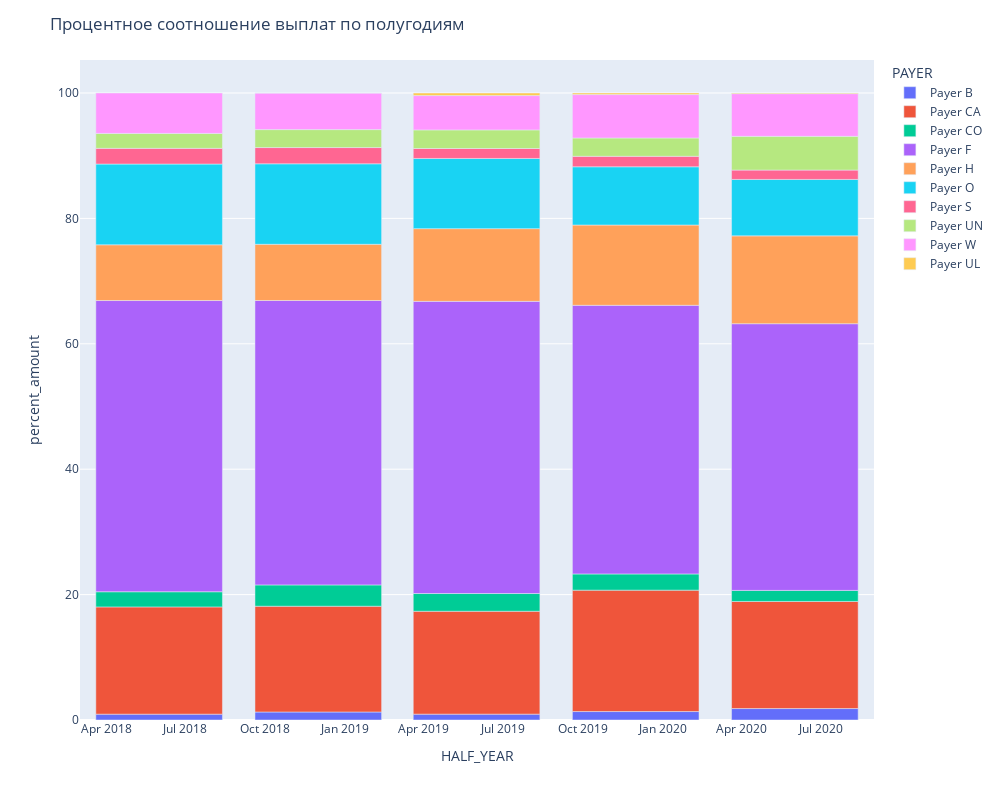

Write notebook code for a chart like this one.
### Markdown cell above
### Выводы: во втором полугодии 2018 и в первом 2019ого доля отношение возвратов к выплатам у компании UN составило 12 и 9 % сооответственно, данная компания существенно выделяется по этому показателю от остальных страховщиков.

### Code cell
fig = px.bar(df_paid, x='HALF_YEAR', y='percent_amount', color='PAYER', barmode='relative', orientation='v')
fig.update_layout(title='Процентное соотношение выплат по полугодиям')
fig.update_layout(height=800, width=1000)
fig.show()

### Figure 1 — Plotly figure (JSON) as saved in the notebook; plotly's stock layout.template omitted (floating-point values rounded to 4 significant figures)
{"data": [{"alignmentgroup": "True", "hovertemplate": "PAYER=Payer B<br>HALF_YEAR=%{x}<br>percent_amount=%{y}<extra></extra>", "legendgroup": "Payer B", "marker": {"color": "#636efa", "pattern": {"shape": ""}}, "name": "Payer B", "offsetgroup": "Payer B", "orientation": "v", "showlegend": true, "textposition": "auto", "type": "bar", "x": ["2018-06-01T00:00:00", "2018-12-01T00:00:00", "2019-06-01T00:00:00", "2019-12-01T00:00:00", "2020-06-01T00:00:00"], "xaxis": "x", "y": [0.9291, 1.277, 0.9347, 1.345, 1.824], "yaxis": "y"}, {"alignmentgroup": "True", "hovertemplate": "PAYER=Payer CA<br>HALF_YEAR=%{x}<br>percent_amount=%{y}<extra></extra>", "legendgroup": "Payer CA", "marker": {"color": "#EF553B", "pattern": {"shape": ""}}, "name": "Payer CA", "offsetgroup": "Payer CA", "orientation": "v", "showlegend": true, "textposition": "auto", "type": "bar", "x": ["2018-06-01T00:00:00", "2018-12-01T00:00:00", "2019-06-01T00:00:00", "2019-12-01T00:00:00", "2020-06-01T00:00:00"], "xaxis": "x", "y": [17.11, 16.87, 16.41, 19.36, 17.08], "yaxis": "y"}, {"alignmentgroup": "True", "hovertemplate": "PAYER=Payer CO<br>HALF_YEAR=%{x}<br>percent_amount=%{y}<extra></extra>", "legendgroup": "Payer CO", "marker": {"color": "#00cc96", "pattern": {"shape": ""}}, "name": "Payer CO", "offsetgroup": "Payer CO", "orientation": "v", "showlegend": true, "textposition": "auto", "type": "bar", "x": ["2018-06-01T00:00:00", "2018-12-01T00:00:00", "2019-06-01T00:00:00", "2019-12-01T00:00:00", "2020-06-01T00:00:00"], "xaxis": "x", "y": [2.419, 3.4, 2.828, 2.585, 1.764], "yaxis": "y"}, {"alignmentgroup": "True", "hovertemplate": "PAYER=Payer F<br>HALF_YEAR=%{x}<br>percent_amount=%{y}<extra></extra>", "legendgroup": "Payer F", "marker": {"color": "#ab63fa", "pattern": {"shape": ""}}, "name": "Payer F", "offsetgroup": "Payer F", "orientation": "v", "showlegend": true, "textposition": "auto", "type": "bar", "x": ["2018-06-01T00:00:00", "2018-12-01T00:00:00", "2019-06-01T00:00:00", "2019-12-01T00:00:00", "2020-06-01T00:00:00"], "xaxis": "x", "y": [46.45, 45.36, 46.6, 42.84, 42.54], "yaxis": "y"}, {"alignmentgroup": "True", "hovertemplate": "PAYER=Payer H<br>HALF_YEAR=%{x}<br>percent_amount=%{y}<extra></extra>", "legendgroup": "Payer H", "marker": {"color": "#FFA15A", "pattern": {"shape": ""}}, "name": "Payer H", "offsetgroup": "Payer H", "orientation": "v", "showlegend": true, "textposition": "auto", "type": "bar", "x": ["2018-06-01T00:00:00", "2018-12-01T00:00:00", "2019-06-01T00:00:00", "2019-12-01T00:00:00", "2020-06-01T00:00:00"], "xaxis": "x", "y": [8.889, 8.96, 11.6, 12.81, 14.01], "yaxis": "y"}, {"alignmentgroup": "True", "hovertemplate": "PAYER=Payer O<br>HALF_YEAR=%{x}<br>percent_amount=%{y}<extra></extra>", "legendgroup": "Payer O", "marker": {"color": "#19d3f3", "pattern": {"shape": ""}}, "name": "Payer O", "offsetgroup": "Payer O", "orientation": "v", "showlegend": true, "textposition": "auto", "type": "bar", "x": ["2018-06-01T00:00:00", "2018-12-01T00:00:00", "2019-06-01T00:00:00", "2019-12-01T00:00:00", "2020-06-01T00:00:00"], "xaxis": "x", "y": [12.88, 12.84, 11.19, 9.289, 9.001], "yaxis": "y"}, {"alignmentgroup": "True", "hovertemplate": "PAYER=Payer S<br>HALF_YEAR=%{x}<br>percent_amount=%{y}<extra></extra>", "legendgroup": "Payer S", "marker": {"color": "#FF6692", "pattern": {"shape": ""}}, "name": "Payer S", "offsetgroup": "Payer S", "orientation": "v", "showlegend": true, "textposition": "auto", "type": "bar", "x": ["2018-06-01T00:00:00", "2018-12-01T00:00:00", "2019-06-01T00:00:00", "2019-12-01T00:00:00", "2020-06-01T00:00:00"], "xaxis": "x", "y": [2.499, 2.588, 1.59, 1.667, 1.491], "yaxis": "y"}, {"alignmentgroup": "True", "hovertemplate": "PAYER=Payer UN<br>HALF_YEAR=%{x}<br>percent_amount=%{y}<extra></extra>", "legendgroup": "Payer UN", "marker": {"color": "#B6E880", "pattern": {"shape": ""}}, "name": "Payer UN", "offsetgroup": "Payer UN", "orientation": "v", "showlegend": true, "textposition": "auto", "type": "bar", "x": ["2018-06-01T00:00:00", "2018-12-01T00:00:00", "2019-06-01T00:00:00", "2019-12-01T00:00:00", "2020-06-01T00:00:00"], "xaxis": "x", "y": [2.381, 2.865, 2.966, 2.924, 5.378], "yaxis": "y"}, {"alignmentgroup": "True", "hovertemplate": "PAYER=Payer W<br>HALF_YEAR=%{x}<br>percent_amount=%{y}<extra></extra>", "legendgroup": "Payer W", "marker": {"color": "#FF97FF", "pattern": {"shape": ""}}, "name": "Payer W", "offsetgroup": "Payer W", "orientation": "v", "showlegend": true, "textposition": "auto", "type": "bar", "x": ["2018-06-01T00:00:00", "2018-12-01T00:00:00", "2019-06-01T00:00:00", "2019-12-01T00:00:00", "2020-06-01T00:00:00"], "xaxis": "x", "y": [6.449, 5.836, 5.474, 6.922, 6.813], "yaxis": "y"}, {"alignmentgroup": "True", "hovertemplate": "PAYER=Payer UL<br>HALF_YEAR=%{x}<br>percent_amount=%{y}<extra></extra>", "legendgroup": "Payer UL", "marker": {"color": "#FECB52", "pattern": {"shape": ""}}, "name": "Payer UL", "offsetgroup": "Payer UL", "orientation": "v", "showlegend": true, "textposition": "auto", "type": "bar", "x": ["2018-12-01T00:00:00", "2019-06-01T00:00:00", "2019-12-01T00:00:00", "2020-06-01T00:00:00"], "xaxis": "x", "y": [0.0004718, 0.412, 0.2538, 0.1026], "yaxis": "y"}], "layout": {"barmode": "relative", "height": 800, "legend": {"title": {"text": "PAYER"}, "tracegroupgap": 0}, "margin": {"t": 60}, "title": {"text": "Процентное соотношение выплат по полугодиям"}, "width": 1000, "xaxis": {"anchor": "y", "autorange": true, "domain": [0, 1], "range": ["2018-03-02", "2020-08-31"], "title": {"text": "HALF_YEAR"}, "type": "date"}, "yaxis": {"anchor": "x", "autorange": true, "domain": [0, 1], "range": [0, 105.3], "title": {"text": "percent_amount"}, "type": "linear"}}}
